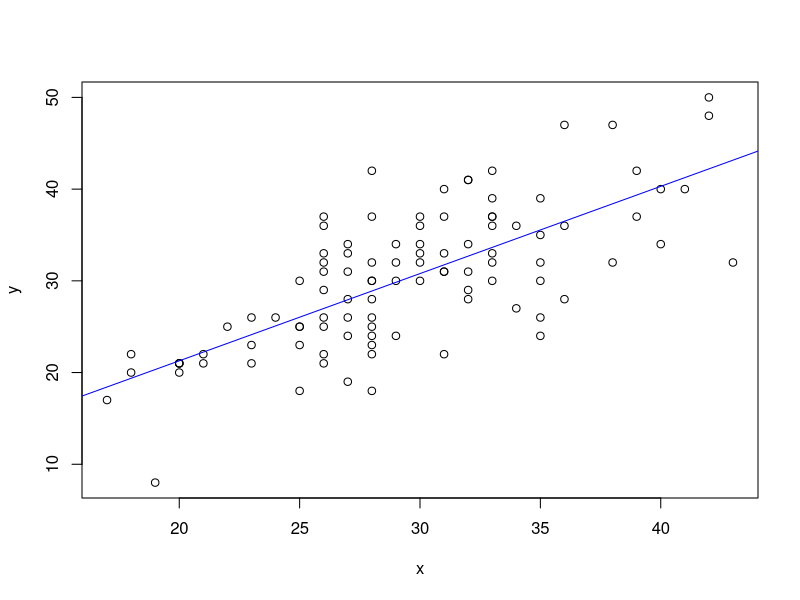
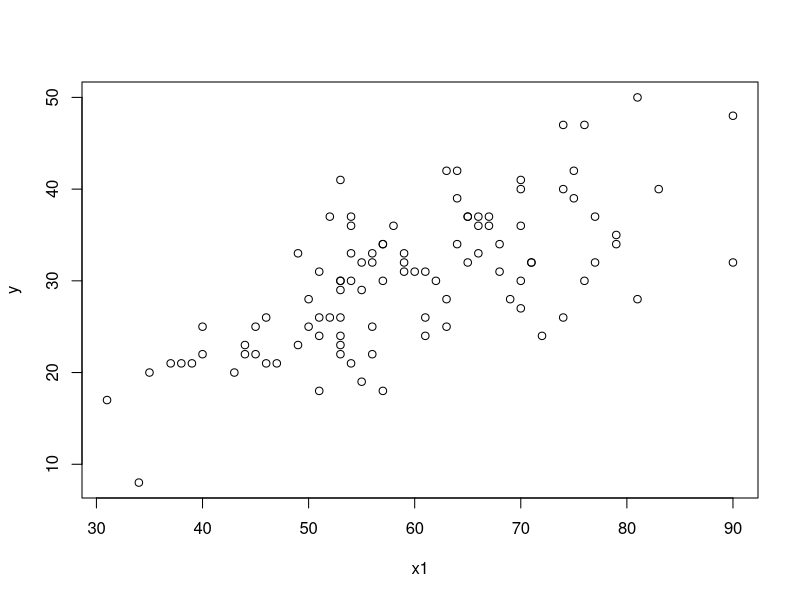
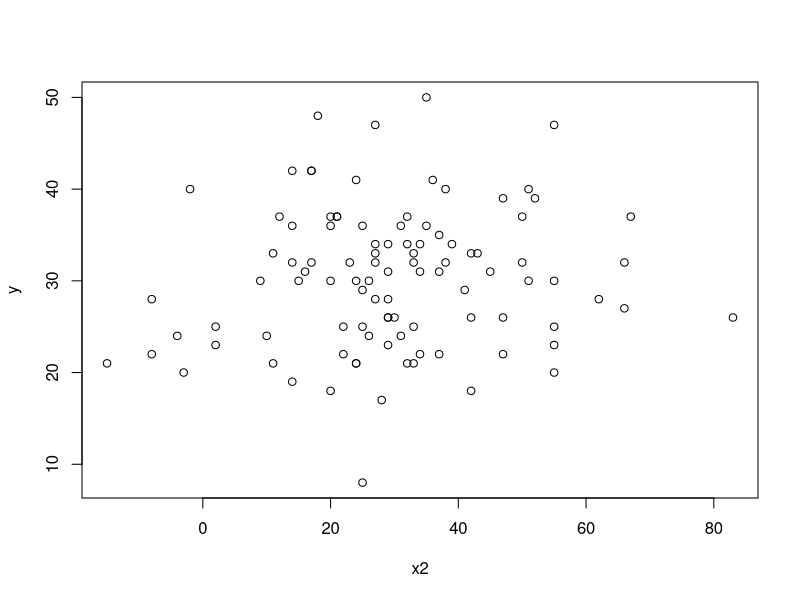
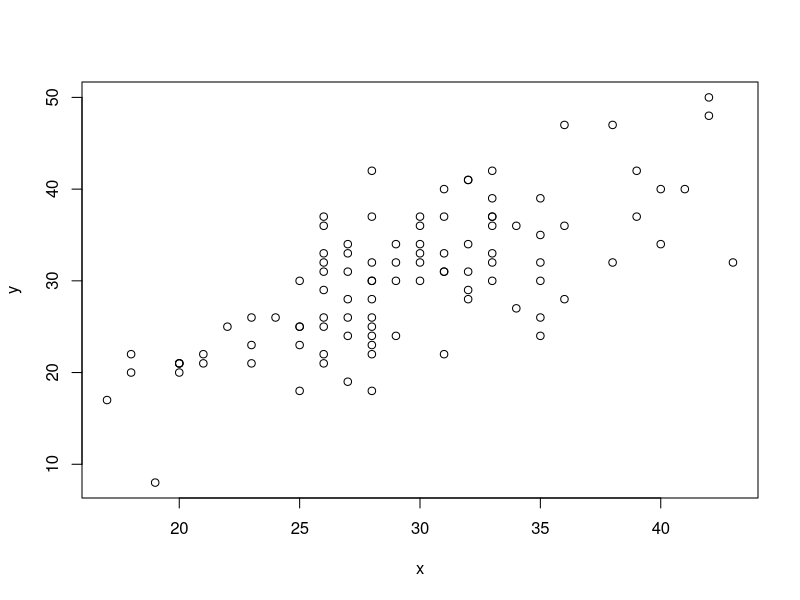
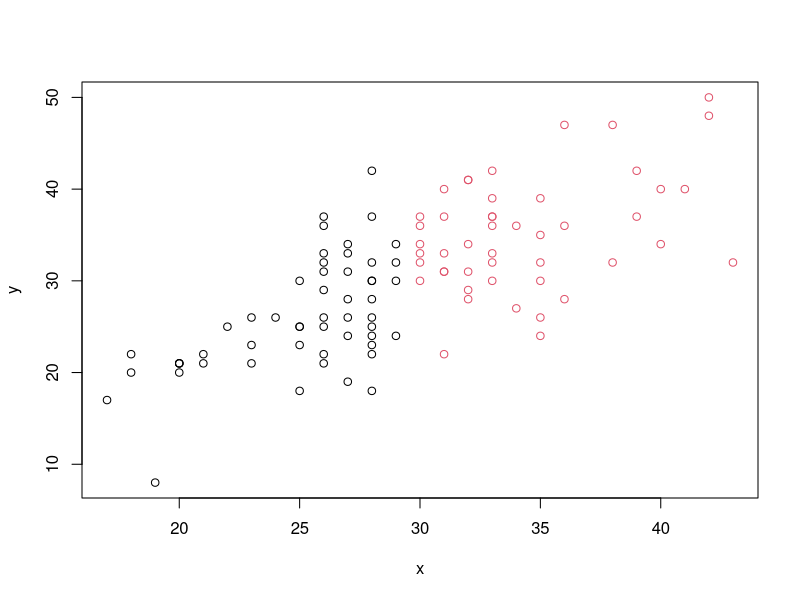
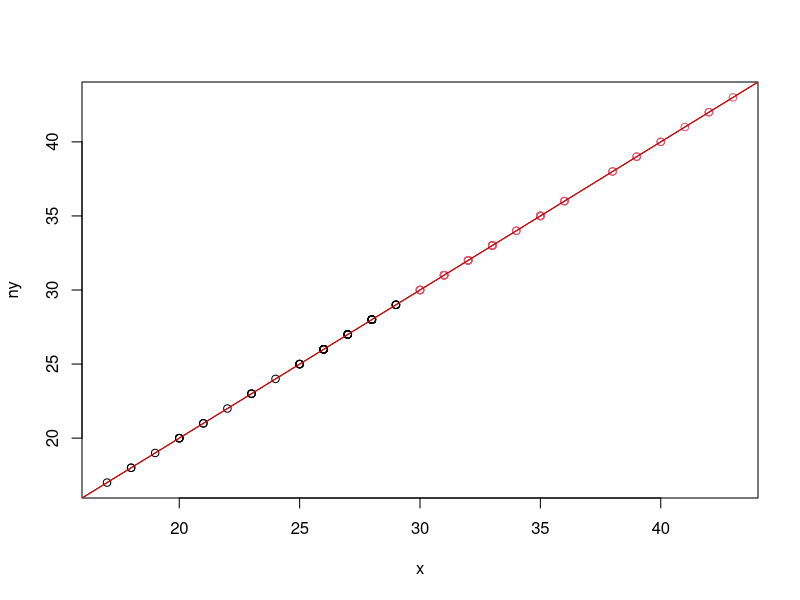
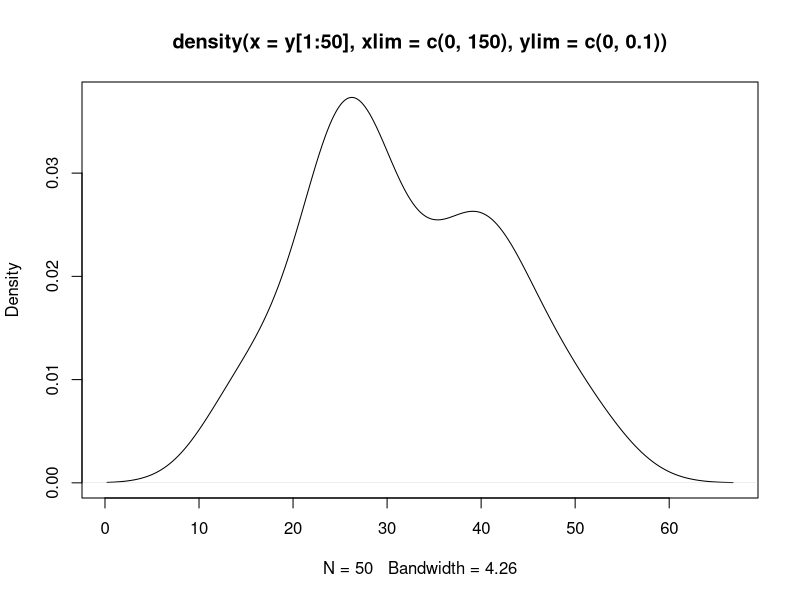

R code for these plots, in order: (Note: this script raises an error after producing the figures.)
#linear regression

x<-round( rnorm(1:100, 30, 5), 0)
y<-x + round(rnorm(100, 0, 5) ,0)
plot( x, y)
cor(x,y)

m1 <- lm( y ~ x )
summary(m1)

#給截距、斜率的直線
abline( m1, col="blue")

#-------------------------------

x1<- 2 * x + round( rnorm(100, 0, 5) ,0 )
x2<- x + round(rnorm(100, 0, 15) ,0)
plot(x1,y)
plot(x2,y)

m2<- lm( y ~ x1 +x2)
summary(m2)
cor(x1,x2)

#-------m連續-------------------

m3 <- lm(y~x1*x2)
summary(m3)
#到底誰是因誰是果，由自己的研究論文去看，統計只是驗證
#看x1還是x2對y顯著相關，x1->y(x2是中介干擾) or x2->y(x1是中介干擾)

ny<- y - mean(y)
nx1 <- x1- mean(x1)
nx2<- x2 - mean(x2)

m4 <- lm( ny ~ nx1 * nx2)
summary(m4)

m5<- lm(ny ~ nx1 + nx1:nx2)
summary(m5)


# m類別----------------------------------

plot(x,y)
m <- ifelse( x >= 30 ,1 , 0)
plot(x, y, col=( m+1 ) )

m6 <- lm(y ~ x * m)
summary(m6)

#斜率一樣，往上平移
ny <- x
y[ m==1 ] = ny[ m==1] +20
plot(x , ny , col= m + 1 )

m7<- lm(ny~ x * m)
summary(m7)

m7$coefficients
a1 <- m7$coefficients[1]
a2 <- m7$coefficients[1] + m7$coefficients[3]
b1 <- m7$coefficients[2]
b2 <- m7$coefficients[2] + m7$coefficients[4]

abline(a1,b1)
abline(a2,b2,col="red")


#ANOVA

y <- round(c( rnorm(50, 30, 10), rnorm(50, 70, 5) , rnorm(50,120,5)),0) ;y
f <- as.factor( rep( c("A","B","C") , each=50 ));f

m8 <- aov( y ~ f )
summary(m8)

plot(density(y[1:50], xlim=c(0,150), ylim=c(0,0.1)   ))
lines(density(y[51,100]),col="blue")
lines(density(y[101:150]),col="red")

#2way ANOVA

f1 <- as.factor(rep(c("A","B","C") ,each=50 ))
f2 <- as.factor(rep(c("X","Y","Z"), 50))

m9 <- aov(y~ f1+f2)
summary(m9)

m10 <- aov( y ~ f1*f2)
summary(m10)


#卡方

A <- c(T=128, F=7)
B <- c(T=66, F=30)
C <- c(T=42, F=55)
M <- rbind(A,B,C)
M
chisq.test(M)

#logistic regression

x <- round( rnorm(30 , 10 ,20) ,0) ;x
y <- as.numeric( x + rnorm(30, 0, 20) > 10 ) ;y #轉0 or 1
plot(x,y)
#調整4可以調線
#curve( 1/ ( 1+ exp(-0.1 *x +10 )) , -100, 100 )
#畫圖
m11 <- glm( y ~ x , family = binomial(link = "logit") )
summary(m11)

curve( 1/ ( 1 + exp( -( m11$coefficients[2]) * x + m11$coefficients[1]))
       , -50,100 ,add=TRUE , col="red" )


predict( m11, data.frame( x=seq(-20,50 , by=10) )  ,type="response")
